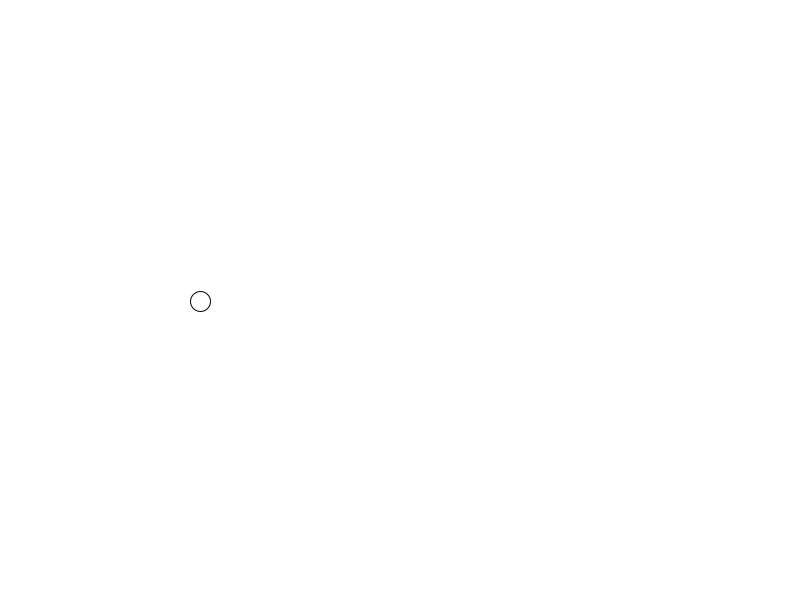
Frame 1 (no input)
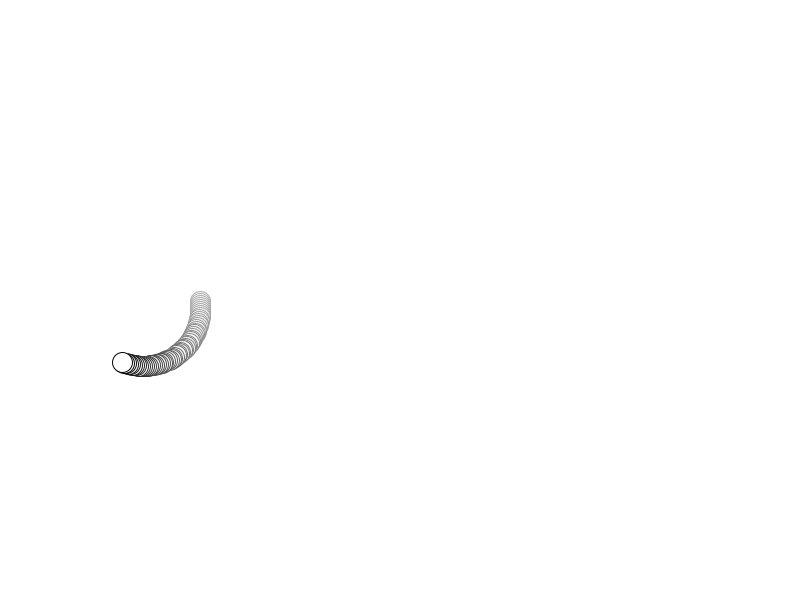
Frame 60 (the mouse pressed at the canvas centre just before this capture)
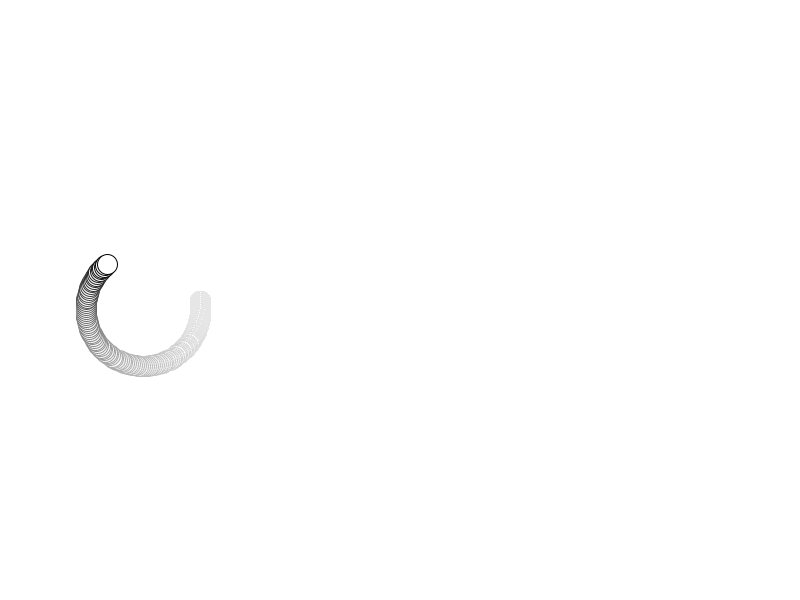
Frame 120 (the mouse held since frame 60 and released just before this capture)

The Processing sketch that drew these frames (run headless with seeded random() and noise(); from frame 60 on, the mouse is pressed at the canvas centre):

// Processing sketch: ejemplo_caminante_03b
// ── ejemplo_caminante_03b.pde

Caminante c;

void setup() {
  size( 800, 600 );

  //inicializo el objeto
  c = new Caminante( 200 , 300 );
  background( 255 );
}
void draw() {
  pushStyle();
  noStroke();
  fill( 255 , 5 );
  rect( 0 , 0 , width , height );
  popStyle();
  
  c.mover();
  c.dibujar();
}


// ── caminante.pde

class Caminante{
  
  float vel;
  float dir;
  
  float x,y;
  float t;
  //-----------------------------
  
  Caminante(){
    x = 100;
    y = 100;
    t = 20;
  }
  //-----------------------------
  
  Caminante( float x , float y ){
    this.x = x;
    this.y = y;
    t = 20;
    
    vel = 2;
    dir = radians( 80 );
  }
  //-----------------------------
  
  Caminante( float x_ , float y_ , float t_ ){
    x = x_;
    y = y_;
    t = t_;
  }
  //-----------------------------
  
  void dibujar(){
    ellipse( x , y , t , t );
  }  
  //-----------------------------
  
  void mover(){
    
    dir += radians( 2 );
     
    float dx = vel * cos( dir );
    float dy = vel * sin( dir );
    
    float xn = x+dx;
    float yn = y+dy;
    
    x = xn;
    y = yn;
    
    
  }
  //-----------------------------
}
